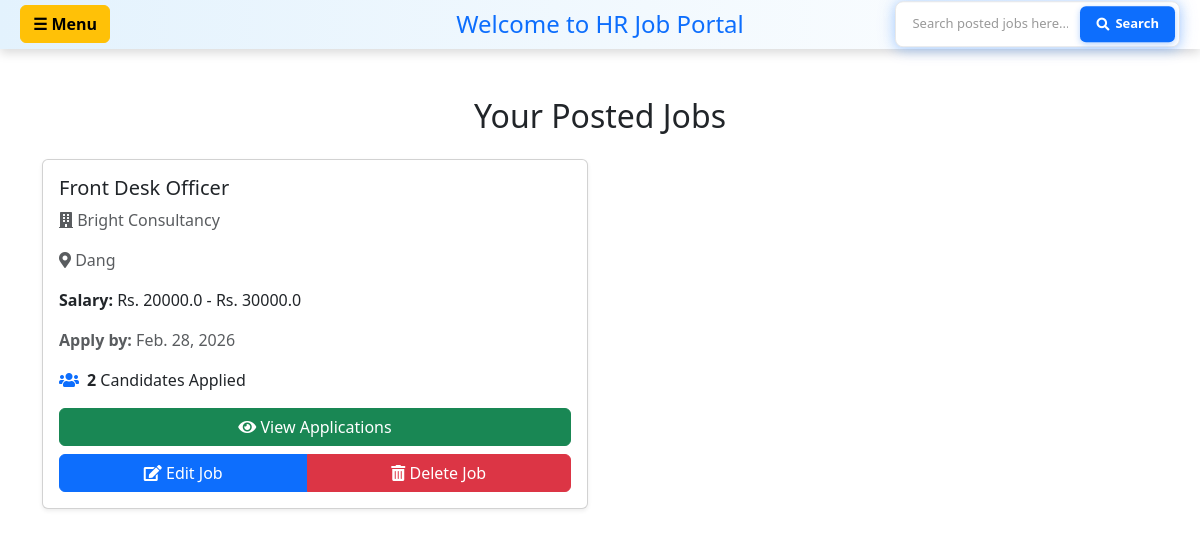
Before: /hrdash/ (signed in) with the older database file.
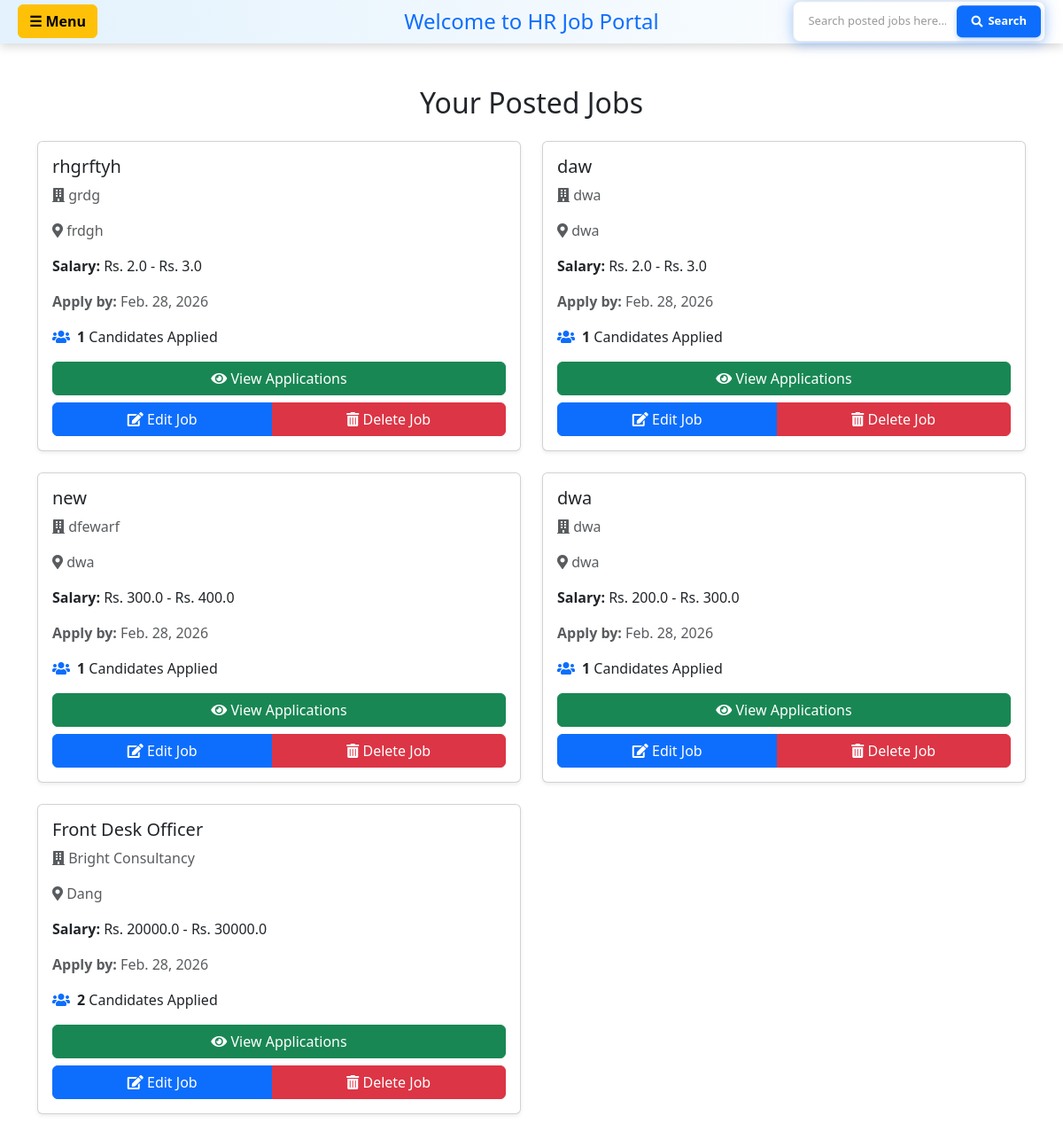
After: the same page with the newer database file.
### hr/models.py (models this page shows, shortened)
class JobPost(models.Model):
    user = models.ForeignKey(User, on_delete=models.CASCADE)
    title = models.CharField(max_length=200)
    address = models.CharField(max_length=200)
    CompanyName = models.CharField(max_length=200)
    salaryLow = models.FloatField(default=0, validators=[MinValueValidator(0)])
    salaryHigh = models.FloatField(default=0, validators=[MinValueValidator(0)])
    applycount = models.IntegerField(default=0)
    lastDateToApply = models.DateField()
    created_at = models.DateTimeField(auto_now_add=True, null=True)
    employment_type = models.CharField(
        max_length=20, choices=EMPLOYMENT_TYPE_CHOICES,
        default='full-time', null=True, blank=True
    )
    work_mode = models.CharField(
        max_length=20, choices=WORK_MODE_CHOICES,
        default='on-site', null=True, blank=True
    )
    required_experience = models.CharField(
        max_length=50,
        choices=EXPERIENCE_LEVEL_CHOICES,
        default='no-experience',
        help_text='Select required years of experience'
    )
    required_experience_custom = models.CharField(
        max_length=100,
        null=True,
        blank=True,
        help_text='Custom experience requirement (e.g., 1.5 years)'
    )
    required_education = models.CharField(
        max_length=50,
        choices=REQUIRED_EDUCATION_CHOICES,
        default='no-education',
        help_text='Select required education level'
    )
    required_skills = models.TextField(
        null=True,
        blank=True,
        help_text='Comma-separated skills (e.g., Python, SQL, Communication)'
    )

### hr/views.py (the view)
# urls.py: path("hrdash/", views.hrhome, name='hrdash'),
@login_required(login_url='login_user')
def hrhome(request):
    jobs = JobPost.objects.filter(user=request.user).order_by('-created_at')
    search_query = request.GET.get('search', '').strip()
    if search_query:
        jobs = jobs.filter(title__icontains=search_query)
    context = {
        'jobs': jobs,
        'search_query': search_query,
        'navbar_title': 'Welcome to HR Job Portal'
    }
    return render(request, 'hr/hrdashboard.html', context)

### hr/templates/hr/hrdashboard.html (shortened to what this page needs)
<!doctype html>
<html lang="en">
  <head>
    <link href="https://cdn.jsdelivr.net/npm/bootstrap@5.3.8/dist/css/bootstrap.min.css" rel="stylesheet">
    <link rel="stylesheet" href="https://cdnjs.cloudflare.com/ajax/libs/font-awesome/5.15.3/css/all.min.css">
  </head>
  <body>
    {% include 'hr/navbar.html' %}
    <div class="container my-5">
      <h2 class="text-center mb-4">Your Posted Jobs</h2>
      {% if jobs %}
      <div class="row">
        {% for job in jobs %}
        <div class="col-md-6 mb-4">
          <div class="card shadow-sm h-100">
            <div class="card-body">
              <h5 class="card-title">{{ job.title }}</h5>
              <p class="card-text text-muted"><i class="fas fa-building"></i> {{ job.CompanyName }}</p>
              <p class="card-text text-muted"><i class="fas fa-map-marker-alt"></i> {{ job.address }}</p>
              <p class="card-text"><strong>Salary:</strong> Rs. {{ job.salaryLow }} - Rs. {{ job.salaryHigh }}</p>
              <p class="card-text text-muted"><strong>Apply by:</strong> {{ job.lastDateToApply }}</p>
              <div class="d-flex align-items-center mb-3">
                <i class="fas fa-users me-2 text-primary"></i>
                <span><strong>{{ job.applycount }}</strong> Candidates Applied</span>
              </div>
              <div class="d-grid gap-2">
                <a href="{% url 'candidate_details' job.id %}" class="btn btn-success">
                  <i class="fas fa-eye"></i> View Applications
                </a>
                <div class="btn-group" role="group">
                  <a href="{% url 'edit_job' job.id %}" class="btn btn-primary">
                    <i class="fas fa-edit"></i> Edit Job
                  </a>
                  <a href="{% url 'delete_job' job.id %}" class="btn btn-danger">
                    <i class="fas fa-trash-alt"></i> Delete Job
                  </a>
                </div>
              </div>
            </div>
          </div>
        </div>
        {% endfor %}
      </div>
      {% else %}
      <div class="alert alert-info text-center" role="alert">
        <h4>No jobs posted yet!</h4>
        <p>Start by posting your first job.</p>
        <a href="{% url 'postjob' %}" class="btn btn-primary">Post a Job</a>
      </div>
      {% endif %}
    </div>
  </body>
</html>

Changed rows visible on the page:
added JobPost: title "rhgrftyh", CompanyName "grdg", address "frdgh", salaryLow "2.0", salaryHigh "3.0", lastDateToApply "Feb. 28, 2026", applycount "1"
added JobPost: title "daw", CompanyName "dwa", address "dwa", salaryLow "2.0", salaryHigh "3.0", lastDateToApply "Feb. 28, 2026", applycount "1"
added JobPost: title "new", CompanyName "dfewarf", address "dwa", salaryLow "300.0", salaryHigh "400.0", lastDateToApply "Feb. 28, 2026", applycount "1"
added JobPost: title "dwa", CompanyName "dwa", address "dwa", salaryLow "200.0", salaryHigh "300.0", lastDateToApply "Feb. 28, 2026", applycount "1"
